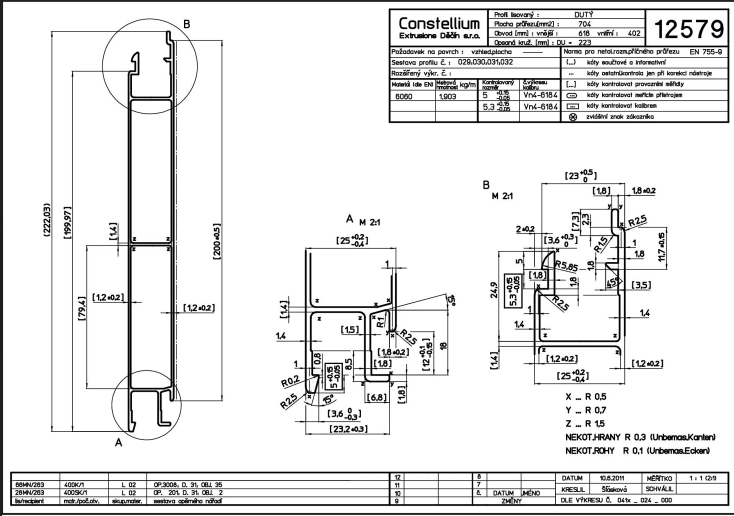
#> input picture data/forras/227046_ck10_rajz.webp, 1467 x 1032 px (shown at 1/2 size); its folder holds only this picture in this run
$ python -i versus.py   (imports and definitions only)
#> lines starting #> are read from the running program, lines starting #| are printed output that depends on the picture; after the words box and inside, x2 and y2 are one past the last pixel; in counts of white or black regions, pixels touching at a corner belong together
#> further down, picture is the input picture: PIL image 1467x1032 RGB; mean R, G, B 231.3, 231.3, 231.3
"""Versus-Omega (BE) – tolótető rendszerek és tetősínek.

A versus-omega.com-on rendszerenként (Micro Trike, Duo Trike Light, Pico …) van termékoldal:
leírás, tömeg, gyári hosszak, méretek, valamint a sín 3D-s képe és méretezett keresztmetszet-rajza.
Cikkszámonkénti oldal nincs, ezért csak azokat a tételeket párosítjuk, amelyek megnevezése
egyértelműen az adott rendszert (tetősín vagy teljes rendszer) nevezi meg; az apró alkatrészek
(lezárók, csavarkészletek, tömítések) így kimaradnak.

Használat: python3 scripts/termekadatok/versus.py
"""

import html
import io
import re
import sys
from pathlib import Path

import numpy as np
from PIL import Image

sys.path.insert(0, str(Path(__file__).parent))
from common import clear_images, fetch, load_products, save_image, update_enrichment  # noqa: E402

SUPPLIER = "Versus"
BASE = "https://www.versus-omega.com"
IMG = BASE + "/assets/images/pictures/shop_product/s_c/800x600/"
# rendszer -> (termékoldal, minta a Quadris-megnevezésre)
SYSTEMS = {
    "micro-trike": ("/en/products/18/micro-trike", r"MICRO\s*TRIKE"),
    "duo-trike-light": ("/en/products/2/duo-trike-light", r"DUO\s*TRIKE\s*(L\b|Light)"),
    "pico": ("/en/products/20/pico", r"\bPICO\b"),
}
DESC = {
    "micro-trike": "Könnyű, kompakt tetősín kisebb teherbírású haszongépjárművekhez és kis pótkocsikhoz, a Trike tolótető-rendszer minden előnyével.",
    "duo-trike-light": "A szabványos Trike sín karcsúsított változata rövidebb, könnyebb járművekhez, legfeljebb 8500 mm hosszig.",
    "pico": "Tolótető-sín fix oldalfalú felépítményekhez: legfeljebb 40 mm vastag oldalfalra egyszerűen felszerelhető.",
}


# [20 lines left out: function page_specs, not called in this run]


def trim_frame(img):
    """A méretrajz körüli szürke keret levágása, majd szoros vágás a rajzra."""
    a = np.asarray(img.convert("L"))
    white = a > 235
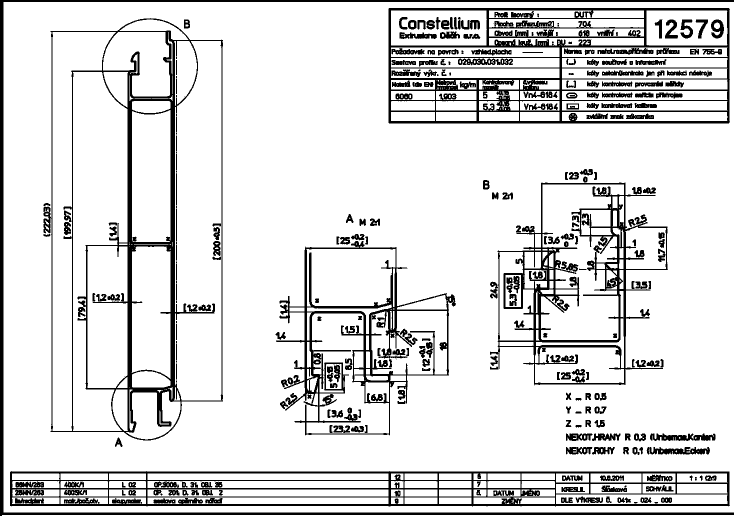
#> white: shape (1032, 1467) bool (shown at 1/2 size); 86.4% white; 330 black regions (42 under 20 px), largest, box (x1, y1, x2, y2) and area: (777, 16, 1460, 247) 32640, (87, 36, 446, 881) 29311, (20, 942, 1460, 1013) 26946
    rows, cols = np.where(white.mean(axis=1) > 0.5)[0], np.where(white.mean(axis=0) > 0.5)[0]
#> rows = 1006 values from 4 to 1031; cols = 1429 values from 7 to 1466
    if len(rows) and len(cols):
        img = img.crop((cols.min(), rows.min(), cols.max() + 1, rows.max() + 1))
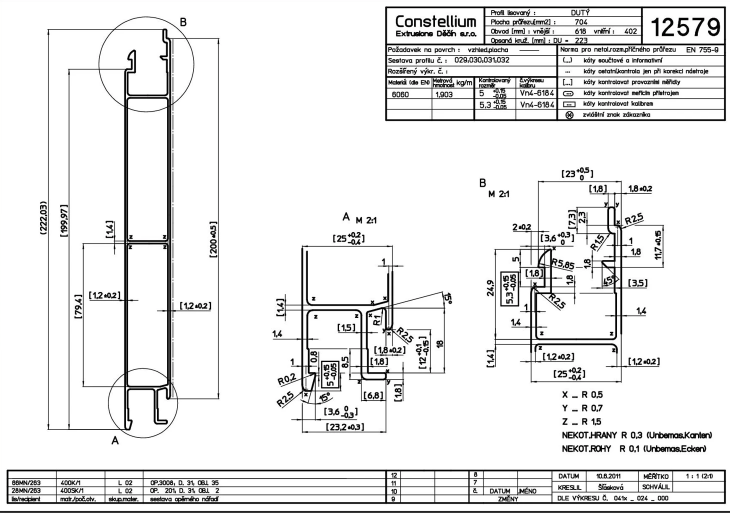
#> img: PIL image 1460x1028 RGB (shown at 1/2 size); mean R, G, B 232.9, 232.8, 232.9
        a = np.asarray(img.convert("L"))
#> a: shape (1028, 1460)
    ys, xs = np.where(a < 200)
    pad = 16
    return img.crop((max(xs.min() - pad, 0), max(ys.min() - pad, 0), min(xs.max() + pad, img.width), min(ys.max() + pad, img.height)))


# [35 lines left out: function main, not called in this run]


# [2 lines not run here, left out]

>>> from PIL import Image
>>> picture = Image.open('../../data/forras/227046_ck10_rajz.webp')
>>> result = trim_frame(picture)

$ run again, on data/forras/cseppmintas_lemez_quadris.webp
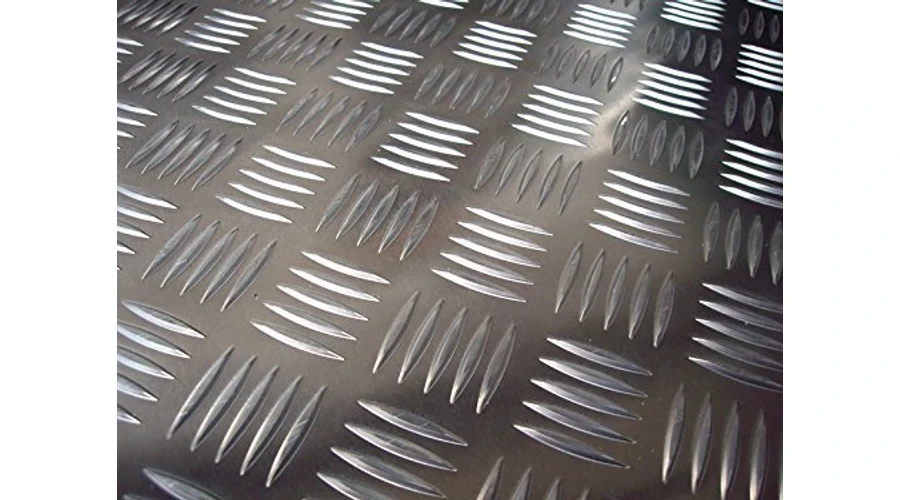
#> input picture data/forras/cseppmintas_lemez_quadris.webp, 900 x 500 px
#> picture is the input picture: PIL image 900x500 RGB; mean R, G, B 152.8, 149.7, 148.5
#> in trim_frame, `white = a > 235`:
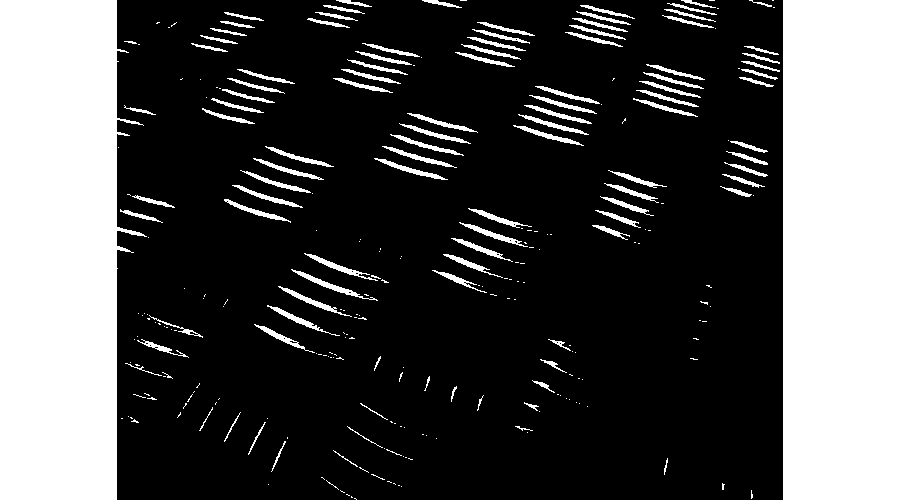
#> white: shape (500, 900) bool; 29.8% white; 275 white regions (169 under 20 px), largest, box (x1, y1, x2, y2) and area: (0, 0, 147, 500) 58764, (783, 0, 900, 500) 58500, (291, 269, 378, 301) 362
#> rows = empty array; cols = 234 values from 0 to 899
#> in trim_frame, `return img.crop((max(xs.min() - pad, 0), max(ys.min() - pad, 0), min(x..`:
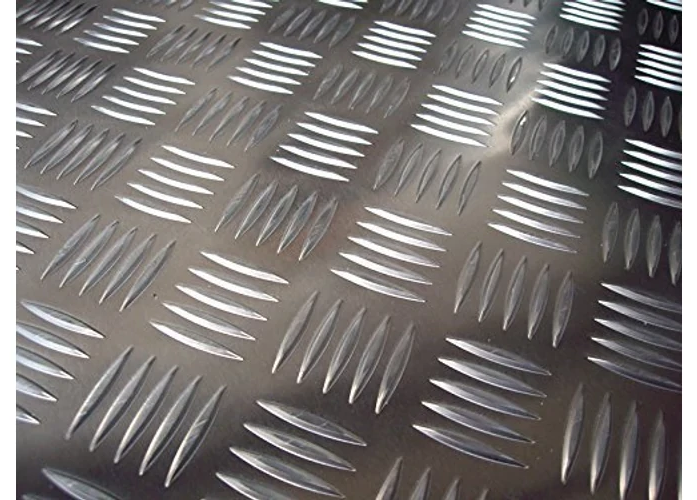
#> returned value: PIL image 697x500 RGB; mean R, G, B 123, 119.1, 117.5

$ run again, on data/forras/100001_lap.png
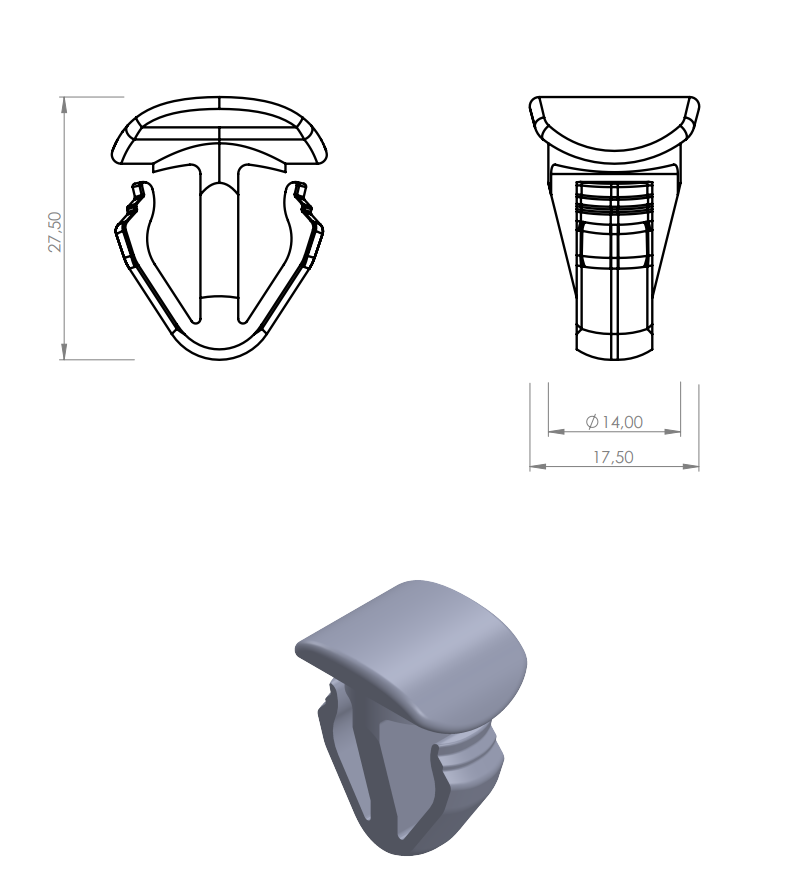
#> input picture data/forras/100001_lap.png, 808 x 892 px
#> picture is the input picture: PIL image 808x892 RGBA; mean R, G, B, A 241.7, 242, 243, 255
#> in trim_frame, `white = a > 235`:
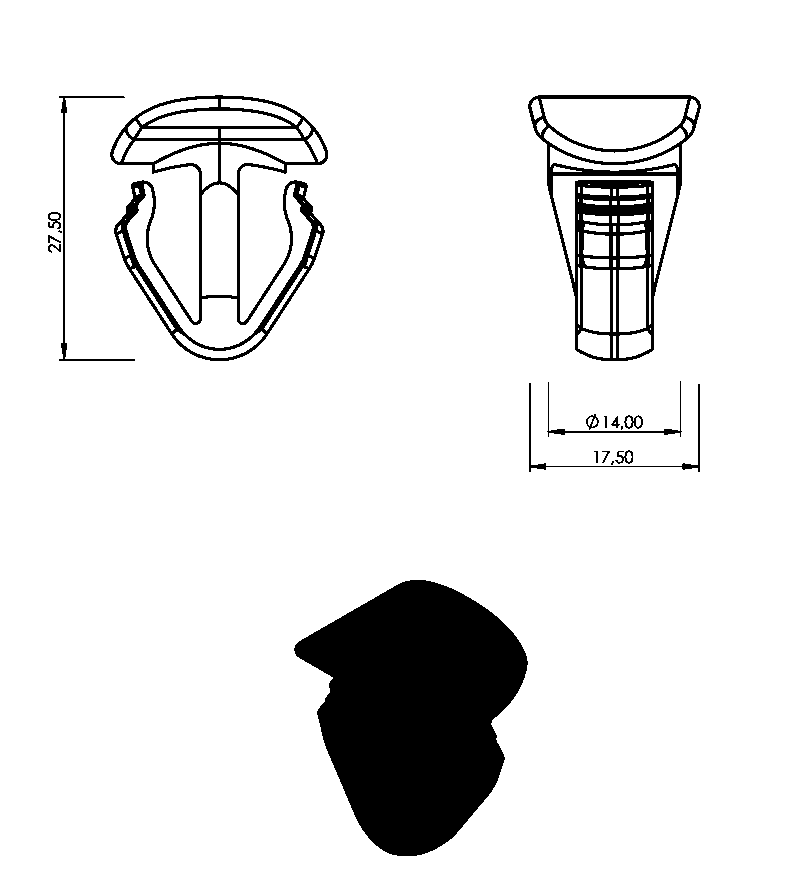
#> white: shape (892, 808) bool; 90.9% white; 19 black regions (3 under 20 px), largest, box (x1, y1, x2, y2) and area: (294, 580, 528, 856) 42451, (528, 95, 701, 361) 10119, (110, 95, 328, 361) 10112
#> rows = 892 values from 0 to 891; cols = 808 values from 0 to 807
#> in trim_frame, `return img.crop((max(xs.min() - pad, 0), max(ys.min() - pad, 0), min(x..`:
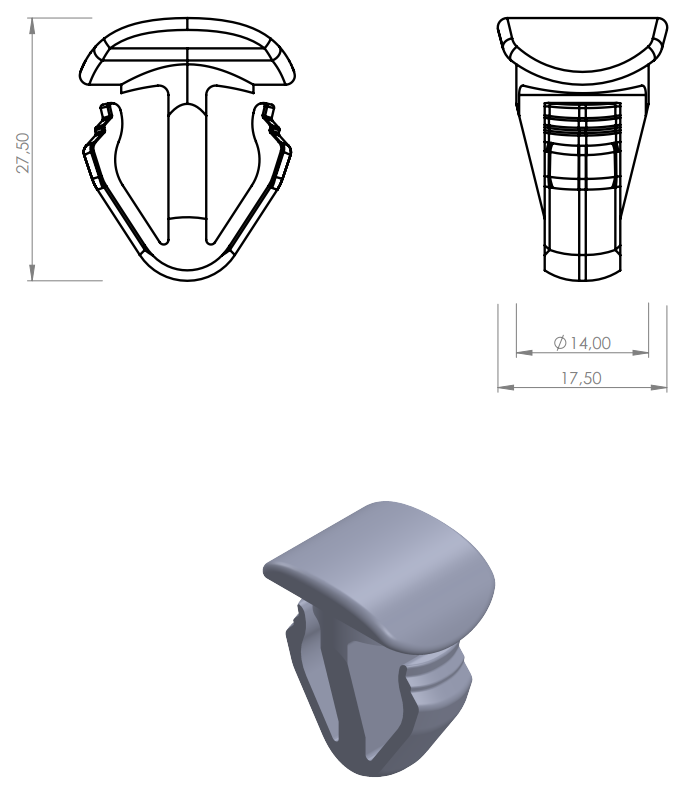
#> returned value: PIL image 684x792 RGBA; mean R, G, B, A 237.3, 237.7, 239.1, 255
